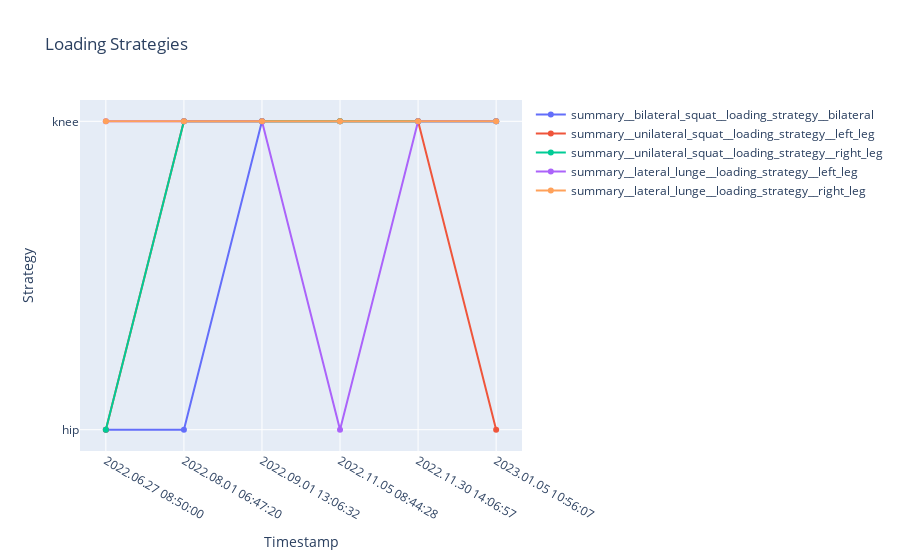

The notebook cell saved with this chart:
### Code cell
def strategy(playerid):
    
    one_athlete = df2[df2['meta__person__unique_id'].str.contains(playerid)]
    df_strat = one_athlete.filter(regex = re.compile(r'timestamp|summary__bilateral_squat__loading_strategy__bilateral|summary__unilateral_squat__loading_strategy__left_leg|summary__unilateral_squat__loading_strategy__right_leg|summary__lateral_lunge__loading_strategy__left_leg|summary__lateral_lunge__loading_strategy__right_leg'))
    
    lines = []
    for column in df_strat.columns[2:7]:
        trace = go.Scatter(x=df_strat['timestamp'],
                           y=df_strat[column],
                           name = column)
        lines.append(trace)
    layout = go.Layout(
        title='Loading Strategies',
        xaxis=dict(title='Timestamp'),
        yaxis=dict(title='Strategy')
    )

# Create the figure and plot it
    fig = go.Figure(data=lines, layout=layout)
    #fig.show()
    return fig

strategy(playerid)

### Figure 1 — Plotly figure (JSON) as saved in the notebook; plotly's stock layout.template omitted (floating-point values rounded to 4 significant figures)
{"data": [{"name": "summary__bilateral_squat__loading_strategy__bilateral", "type": "scatter", "x": ["2022.06.27 08:50:00", "2022.08.01 06:47:20", "2022.09.01 13:06:32", "2022.11.05 08:44:28", "2022.11.30 14:06:57", "2023.01.05 10:56:07"], "y": ["hip", "hip", "knee", "knee", "knee", "knee"]}, {"name": "summary__unilateral_squat__loading_strategy__left_leg", "type": "scatter", "x": ["2022.06.27 08:50:00", "2022.08.01 06:47:20", "2022.09.01 13:06:32", "2022.11.05 08:44:28", "2022.11.30 14:06:57", "2023.01.05 10:56:07"], "y": ["hip", "knee", "knee", "knee", "knee", "hip"]}, {"name": "summary__unilateral_squat__loading_strategy__right_leg", "type": "scatter", "x": ["2022.06.27 08:50:00", "2022.08.01 06:47:20", "2022.09.01 13:06:32", "2022.11.05 08:44:28", "2022.11.30 14:06:57", "2023.01.05 10:56:07"], "y": ["hip", "knee", "knee", "knee", "knee", "knee"]}, {"name": "summary__lateral_lunge__loading_strategy__left_leg", "type": "scatter", "x": ["2022.06.27 08:50:00", "2022.08.01 06:47:20", "2022.09.01 13:06:32", "2022.11.05 08:44:28", "2022.11.30 14:06:57", "2023.01.05 10:56:07"], "y": ["knee", "knee", "knee", "hip", "knee", "knee"]}, {"name": "summary__lateral_lunge__loading_strategy__right_leg", "type": "scatter", "x": ["2022.06.27 08:50:00", "2022.08.01 06:47:20", "2022.09.01 13:06:32", "2022.11.05 08:44:28", "2022.11.30 14:06:57", "2023.01.05 10:56:07"], "y": ["knee", "knee", "knee", "knee", "knee", "knee"]}], "layout": {"autosize": true, "title": {"text": "Loading Strategies"}, "xaxis": {"autorange": true, "range": [-0.3089, 5.309], "title": {"text": "Timestamp"}, "type": "category"}, "yaxis": {"autorange": true, "range": [-0.08252, 1.083], "title": {"text": "Strategy"}, "type": "category"}}}
